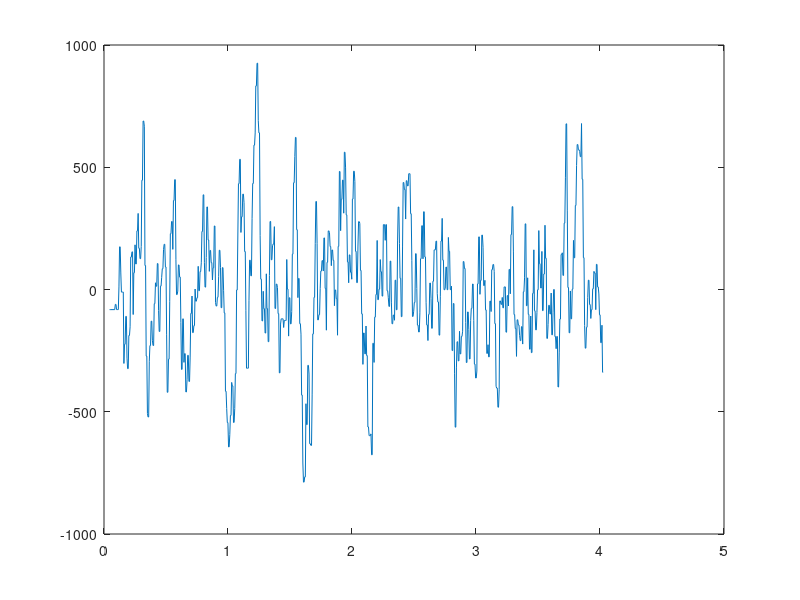

This figure's MATLAB source: (Note: this script raises an error after producing the figure.)
u = [zeros(10,1);1.4*rand(800,1)-0.7;zeros(50,1);0.2*ones(100,1)];
%[vel, alpha, t] = run(u, '8');

load('corelatie date.mat');
figure;
plot(t,vel)
vel = detrend(vel);
vel_aleator = vel(10:800);
vel_aleator = detrend(vel_aleator);
t_aleator = t(10:800);
u_aleator = u(10:800);
plot(t_aleator,vel_aleator);
%N = length(u_aleator);
N = 20;
ru = zeros(1,N);
for tau=1:N
    for k=1:N-tau
       ru(tau) = ru(tau) + u_aleator(k+tau) * u_aleator(k);
    end
    %ru(tau) = ru(tau) / (N-tau+1);
    ru(tau) = ru(tau) / N;
end

ryu = zeros(1,N);
for tau=1:N
    for k=1:N-tau
       ryu(tau) = ryu(tau) + vel_aleator(k+tau) * u_aleator(k);
    end
    %ryu(tau) = ryu(tau) / (N-tau+1);
    ryu(tau) = ryu(tau) / N;
end

Matr = zeros(N,N);
for i=1:N
    for j=1:N
    Matr(i,j) = ru(abs(j-i) + 1);
    end
end

h = Matr\ryu';
y_aprox = zeros(1,length(vel_aleator));
for k=100:length(vel_aleator)
    for j=1:M
    y_aprox(k) = y_aprox(k) + h(j)*u_aleator(k-j);
    end
end

e = vel_aleator - y_aprox;
MSE = 1/length(e) * sum(e.^2);
figure;
plot(y_aprox)
hold on
plot(vel_aleator)